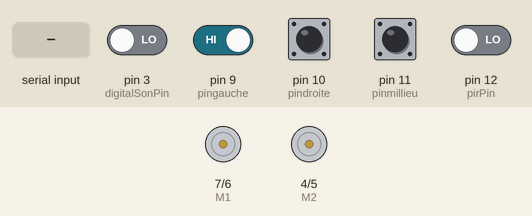
Simulated run of this sketch. Board: Arduino Uno, built with avr-gcc and run on an emulated ATmega328P. Parts: direction and speed pins drawn as motors (green arrow = direction pin HIGH = forward, orange = LOW = backward, longer = more drive). Inputs (shaded band) come from the test bench; at power-on: pin 9 (pingauche), pin 10 (pindroite), pin 11 (pinmillieu) HIGH, pin 3 (digitalSonPin), pin 12 (pirPin) LOW. Random numbers use the default seed unless the sketch sets one; what the sketch prints to the serial monitor is not drawn.

Above: at 1.2 s.
1.3 s: pin 9 (pingauche) driven LOW
At 4.1 s:
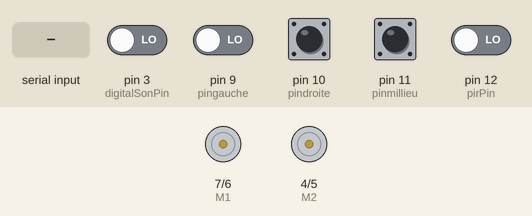
4.3 s: pin 9 (pingauche) driven HIGH
6.3 s: "5" received over Serial
At 7.2 s:
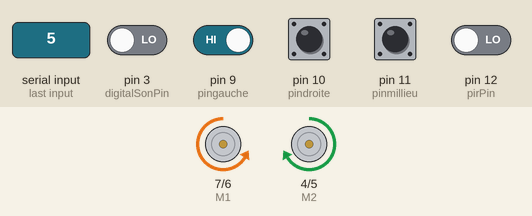
7.8 s: "7" received over Serial
At 8.4 s:
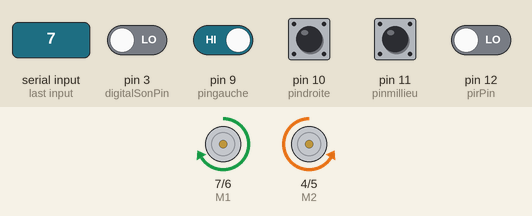
9.4 s: "8" received over Serial
At 10.7 s:
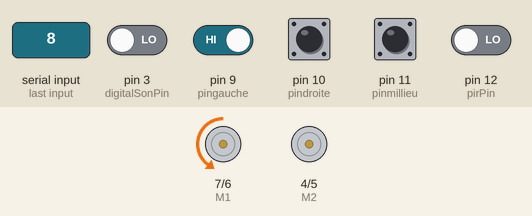
11.0 s: "9" received over Serial
At 12.1 s:
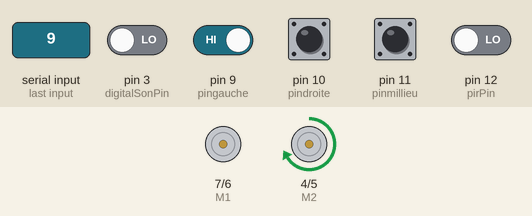
Timing chart, 0 to 13.6 s (numbered marks = the images above; inputs shaded):
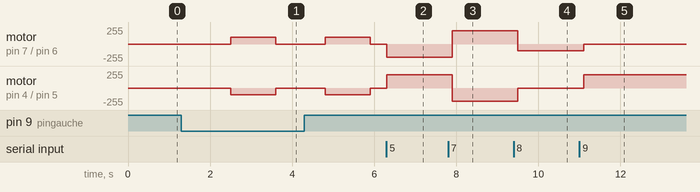

Measured:
- after the input at 1.3 s, motor on pin 7 (M1) / pin 6 (E1): stopped → forward 100/255 after 1.2 s, → stopped 1.1 s later; motor on pin 4 (M2) / pin 5 (E2): stopped → backward 100/255 after 1.2 s, → stopped 1.1 s later
- after the input at 6.3 s, motor on pin 7 (M1) / pin 6 (E1): stopped → backward 200/255 at once; motor on pin 4 (M2) / pin 5 (E2): stopped → forward 200/255 at once
- after the input at 7.8 s, motor on pin 7 (M1) / pin 6 (E1): backward 200/255 → forward 200/255 after 0.10 s; motor on pin 4 (M2) / pin 5 (E2): forward 200/255 → backward 200/255 after 0.10 s
- after the input at 9.4 s, motor on pin 7 (M1) / pin 6 (E1): forward 200/255 → backward 100/255 after 0.10 s; motor on pin 4 (M2) / pin 5 (E2): backward 200/255 → stopped after 0.10 s
- after the input at 11.0 s, motor on pin 7 (M1) / pin 6 (E1): backward 100/255 → stopped after 0.10 s; motor on pin 4 (M2) / pin 5 (E2): stopped → forward 200/255 after 0.10 s

The sketch:

code_arduino.ino
```cpp
const int E1 = 6;
const int M1 = 7;
const int E2 = 5;
const int M2 = 4;
const int pingauche = 9;
const int pindroite = 10;
const int pinmillieu = 11;
const int digitalSonPin = 3;           // define Sensor's D0 pin
const int pirPin = 12;                // Input for HC-S501 . detecteur de mouvement

int speede = 0;
int compare = 0;
int dValue = 0;
int pirValue;
int actionMotor = 0;
int instructionRasp = -1;

void setup()
{
Serial.begin(9600);
pinMode(M1, OUTPUT);
pinMode(M2, OUTPUT);
pinMode(pingauche,INPUT);  //Capteur IR sur pin-11 numérique
pinMode(pindroite,INPUT);
pinMode(pinmillieu,INPUT);
pinMode(digitalSonPin,INPUT);  // le son
pinMode(pirPin, INPUT); // detecteur de mouvement
}
void loop()
{
    int gauche = digitalRead(pingauche);
    int millieu = digitalRead(pinmillieu);
    int droite = digitalRead(pindroite);
    instructionRasp = Serial.read();

  if(millieu == 0 ){

    stopMotor();
    delay(1000);
    goBackward(100);
    delay(1000);
        stopMotor();
  }else if(gauche == 0 ){

    stopMotor();
    delay(1000);
    goBackward(100);
    delay(1000);
        stopMotor();

  }else if(droite == 0 ){

    stopMotor();
    delay(1000);
    goBackward(100);
    delay(1000);
    stopMotor();


  }else{

if(instructionRasp == 53){
  startMotor(200);
  delay(1000);
  instructionRasp = 0;
}
if(instructionRasp == 54){
  stopMotor();
  delay(1000);

instructionRasp = 0;
}
if(instructionRasp == 55){
goBackward(200);
delay(1000);
  instructionRasp = 0;
}

if(instructionRasp == 56){
turnRight();
delay(1000);
instructionRasp = 0;

}
if(instructionRasp == 57){
 turnLeft();
 delay(1000);
 instructionRasp = 0;
}
  }

// partie du son ----------------------------------

dValue = digitalRead(digitalSonPin);
Serial.println(dValue);

// partie detection de mouvement

pirValue = digitalRead(pirPin);
Serial.println(pirValue);

}

void test(int speede){
 delay(10);
 digitalWrite(M1,LOW);
 digitalWrite(M2,HIGH);
 analogWrite(E1, speede); //PWM Speed Control
 analogWrite(E2, speede); //PWM Speed Control


 }


 void startMotor(int speede){
 digitalWrite(M1,LOW);
 digitalWrite(M2,HIGH);
 analogWrite(E1, speede); //PWM Speed Control
 analogWrite(E2, speede); //PWM Speed Control
 }

 void stopMotor(){
 delay(100);
 Serial.write(123);
 digitalWrite(M1,LOW);
 digitalWrite(M2,HIGH);
 analogWrite(E1, 0); //PWM Speed Control
 analogWrite(E2, 0); //PWM Speed Control

 }

void goBackward(int speede){
 delay(100);
 digitalWrite(M1,HIGH);
 digitalWrite(M2,LOW);
 analogWrite(E1, speede); //PWM Speed Control
 analogWrite(E2, speede); //PWM Speed Control
 }

void turnLeft(){
 delay(100);
 digitalWrite(M1,HIGH);
 digitalWrite(M2,HIGH);
 analogWrite(E1, 00); //PWM Speed Control
 analogWrite(E2, 100); //PWM Speed Control

}
void turnRight(){
 delay(100);
 digitalWrite(M1,LOW);
 digitalWrite(M2,LOW);
 analogWrite(E1, 100); //PWM Speed Control
 analogWrite(E2, 00); //PWM Speed Control
}

void turnRandom(){
int leNBrandom = random(100,240);
 delay(100);
 digitalWrite(M1,HIGH);
 digitalWrite(M2,HIGH);
 analogWrite(E1, leNBrandom); //PWM Speed Control
 analogWrite(E2, leNBrandom); //PWM Speed Control

}
```
